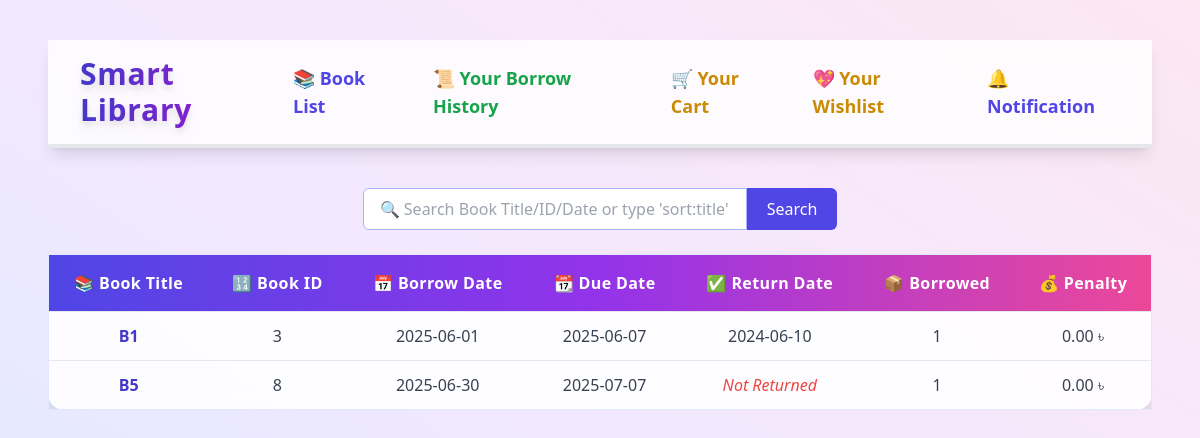
/StudentSide/Student_borrow_history.php?student_id=011221257, run on the app's committed database.
### tables this page shows
CREATE TABLE `borrowhistory` (
  `student_id` varchar(10) NOT NULL,
  `book_id` int(11) NOT NULL,
  `borrow_date` date NOT NULL DEFAULT current_timestamp(),
  `due_date` date DEFAULT NULL,
  `return_date` date DEFAULT NULL,
  `borrowed_copies` int(11) DEFAULT NULL,
  `penalty` decimal(10,2) DEFAULT NULL
);

CREATE TABLE `booklist` (
  `book_id` int(11) NOT NULL,
  `book_name` varchar(255) DEFAULT NULL,
  `total_copies` int(11) DEFAULT NULL,
  `available_copies` int(11) DEFAULT NULL
);

### StudentSide/Student_borrow_history.php (the view, shortened to what this page needs)
<?php
include '../connectdb.php';
$student_id = isset($_GET['student_id']) ? $_GET['student_id'] : '';
$search = isset($_GET['search']) ? trim($_GET['search']) : '';
$query = "SELECT bh.*, bl.book_name
          FROM borrowhistory bh
          JOIN booklist bl ON bh.book_id = bl.book_id
          WHERE bh.student_id = ?";
$params = [$student_id];
$types = "s";
$stmt = $conn->prepare($query);
$stmt->bind_param($types, ...$params);
$stmt->execute();
$result = $stmt->get_result();
?>
<!DOCTYPE html>
<html lang="en">
<head>
    <script src="https://cdn.tailwindcss.com"></script>
</head>
<body class="bg-gradient-to-tr from-blue-100 via-purple-100 to-pink-100 min-h-screen py-10 font-sans">
    <div class="max-w-6xl mx-auto px-6">
        <header class="sticky top-0 z-30 bg-white/80 backdrop-blur border-b-4 border-gradient-to-r from-indigo-400 via-purple-400 to-pink-400 shadow-lg py-4 mb-10 w-full transition-all duration-300">
            <div class="flex justify-between items-center w-full px-8">
                <h1 class="text-3xl font-extrabold text-transparent bg-clip-text bg-gradient-to-r from-indigo-700 via-purple-700 to-pink-600 drop-shadow-lg tracking-wide">
                </h1>
                <nav>
                    <ul class="flex space-x-8 text-lg font-semibold">
                        <li>
                            <a href="bookList.php" class="text-indigo-600 hover:text-indigo-800 hover:scale-110 transition-all duration-200">📚 Book List</a>
                        </li>
                        <li>
                            <a href="Student_borrow_history.php?student_id=<?= urlencode($student_id) ?>" class="text-green-600 hover:text-green-800 hover:scale-110 transition-all duration-200">📜 Your Borrow History</a>
                        </li>
                        <li>
                            <a href="#cart" class="text-yellow-600 hover:text-yellow-700 hover:scale-110 transition-all duration-200">🛒 Your Cart</a>
                        </li>
                        <li>
                            <a href="#wishlist" class="text-yellow-600 hover:text-yellow-700 hover:scale-110 transition-all duration-200">💖 Your Wishlist</a>
                        </li>
                        <li>
                            <a href="notification.php" class="text-indigo-600 hover:text-indigo-800 hover:scale-110 transition-all duration-200">🔔 Notification</a>
                        </li>
                    </ul>
                </nav>
            </div>
        </header>
        <form method="GET" class="flex justify-center mb-6 animate-fadeInUp">
            <input type="text" name="search" placeholder="🔍 Search Book Title/ID/Date or type 'sort:title'" value="<?= htmlspecialchars($search) ?>"
                class="px-4 py-2 border border-indigo-300 rounded-l-md focus:outline-none focus:ring-2 focus:ring-indigo-400 w-96">
            <button type="submit" class="px-5 py-2 bg-indigo-600 text-white rounded-r-md hover:bg-indigo-700 transition-all">Search</button>
        </form>
        <?php if ($result->num_rows > 0): ?>
            <div class="overflow-x-auto animate-fadeInUp">
                <table class="min-w-full bg-white/90 rounded-2xl shadow-2xl border border-indigo-100 backdrop-blur">
                    <thead class="bg-gradient-to-r from-indigo-600 via-purple-600 to-pink-500 text-white">
                        <tr>
                            <th class="py-4 px-4 font-bold tracking-wide">📚 Book Title</th>
                            <th class="py-4 px-4 font-bold tracking-wide">🔢 Book ID</th>
                            <th class="py-4 px-4 font-bold tracking-wide">📅 Borrow Date</th>
                            <th class="py-4 px-4 font-bold tracking-wide">📆 Due Date</th>
                            <th class="py-4 px-4 font-bold tracking-wide">✅ Return Date</th>
                            <th class="py-4 px-4 font-bold tracking-wide">📦 Borrowed</th>
                            <th class="py-4 px-4 font-bold tracking-wide">💰 Penalty</th>
                        </tr>
                    </thead>
                    <tbody class="text-center text-gray-700">
                        <?php while ($row = $result->fetch_assoc()): ?>
                            <tr class="border-t hover:bg-indigo-50 hover:scale-[1.02] hover:shadow-lg transition-all duration-200">
                                <td class="py-3 px-4 font-semibold text-indigo-700"><?= htmlspecialchars($row['book_name']) ?></td>
                                <td class="py-3 px-4"><?= htmlspecialchars($row['book_id']) ?></td>
                                <td class="py-3 px-4"><?= htmlspecialchars($row['borrow_date']) ?></td>
                                <td class="py-3 px-4"><?= htmlspecialchars($row['due_date']) ?></td>
                                <td class="py-3 px-4"><?= $row['return_date'] ? htmlspecialchars($row['return_date']) : '<span class="italic text-red-500">Not Returned</span>' ?></td>
                                <td class="py-3 px-4"><?= htmlspecialchars($row['borrowed_copies']) ?></td>
                                <td class="py-3 px-4"><?= htmlspecialchars($row['penalty']) ?> ৳</td>
                            </tr>
                        <?php endwhile; ?>
                    </tbody>
                </table>
            </div>
        <?php else: ?>
            <p class="text-center text-red-500 text-lg mt-6 animate-fadeInUp">⚠️ No borrowing history found for this student ID or search term.</p>
        <?php endif; ?>
    </div>
</body>
</html>

### StudentSide/Student_borrow_history.php (style rules this page uses)
.animate-fadeInUp { animation: fadeInUp 0.6s ease-out; }

### data on the page
borrowhistory: book.book_name "B1", book "3", borrow_date "2025-06-01", due_date "2025-06-07", return_date "2024-06-10", borrowed_copies "1", penalty "0.00"
borrowhistory: book.book_name "B5", book "8", borrow_date "2025-06-30", due_date "2025-07-07", shows "Not Returned", borrowed_copies "1", penalty "0.00"
